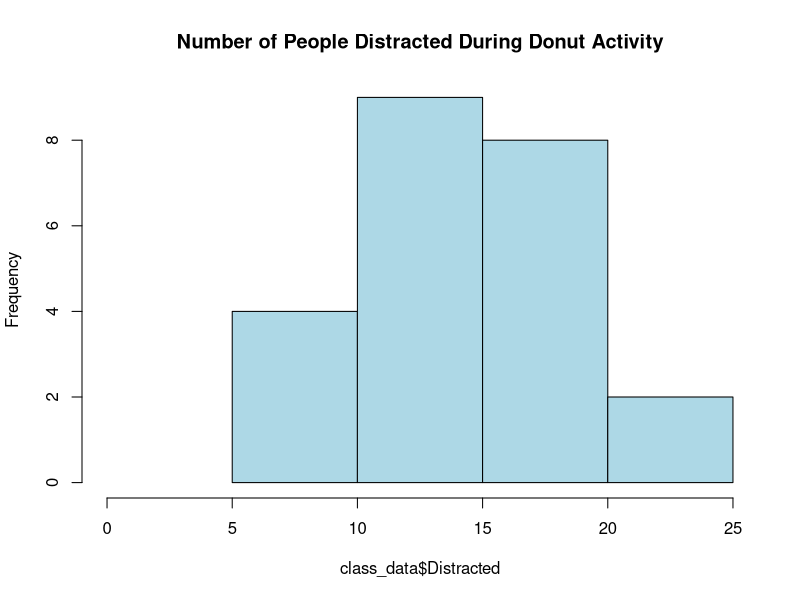
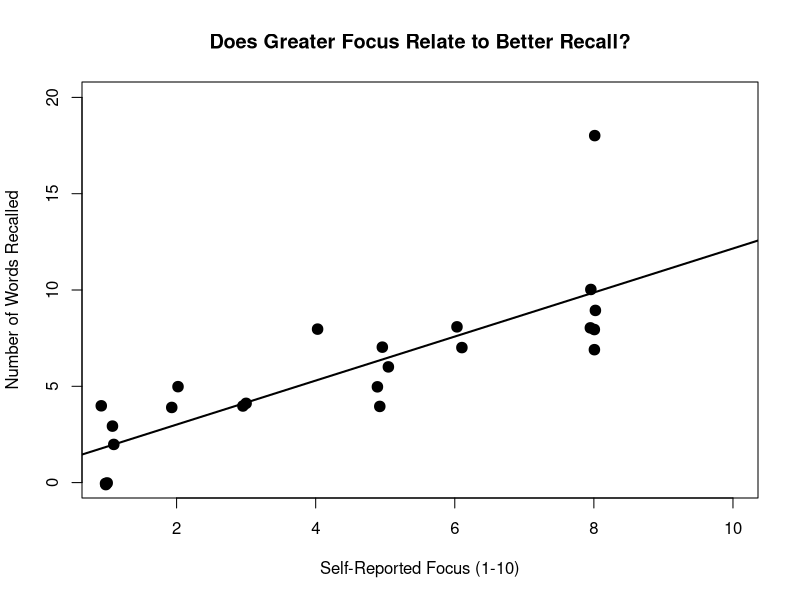

Write R code to recreate these figures, in order.
############################################################
# PSY 200: CLASS ACTIVITY
# Focus vs. Recall
############################################################

# This script uses the anonymous class data collected through
# the Google Form during the in-class attention/recall activity.
#
# Expected Google Form columns:
#   Column 1 = Timestamp
#   Column 2 = Focus rating
#   Column 3 = Number of words recalled
#   Column 4 = Number of classmates estimated to be distracted


############################################################
# 1. IMPORT THE CLASS DATA


class_data <- read.csv("donut_data.csv")

# Take a look at the data
class_data
head(class_data)

# Check the column names imported from Google Forms
names(class_data)


############################################################
# 2. RENAME THE VARIABLES


# Google Forms often uses the full question text as the
# column name, so we will replace those long names with
# short, easy-to-use names.

names(class_data)[2] <- "Focus"
names(class_data)[3] <- "Recall"
names(class_data)[4] <- "Distracted"

# Check that the names changed correctly
names(class_data)

# Look at the cleaned data
class_data


############################################################
# 3. LOOK AT OUR VARIABLES


# Self-reported focus ratings
class_data$Focus

# Number of words recalled
class_data$Recall

# Estimates of how many classmates were distracted
class_data$Distracted


############################################################
# 4. LOOK AT THE DISTRACTION ESTIMATES


# How much did students agree about how many people
# in the room were "distracted"?

class_data$Distracted

summary(class_data$Distracted)

range(class_data$Distracted, na.rm = TRUE)
hist(class_data$Distracted, xlim = c(0,25), col = "lightblue",
     main = "Number of People Distracted During Donut Activity")

############################################################
# 5. SCATTERPLOT: FOCUS VS. RECALL


#
# jitter() moves the plotted points a tiny amount so that we
# can see overlapping observations.
#
# IMPORTANT: The jitter is ONLY for visualization.
# We will calculate the correlation using the original values.

plot(jitter(class_data$Focus, amount = 0.12),
     jitter(class_data$Recall, amount = 0.12),
     xlab = "Self-Reported Focus (1-10)",
     ylab = "Number of Words Recalled",
     main = "Does Greater Focus Relate to Better Recall?",
     pch = 19,
     cex = 1.4,
     xlim = c(1, 10),
     ylim = c(0, 20))




############################################################
# 6. CALCULATE THE CORRELATION


# Calculate Pearson's correlation using the ORIGINAL,
# non-jittered values.

r <- cor(class_data$Focus,
         class_data$Recall,
         use = "complete.obs") # only participants who have answered
                               # both questions

r


############################################################
# 8. OPTIONAL: ADD A BEST-FITTING LINE


abline(lm(Recall ~ Focus, data = class_data),
       lwd = 2)
